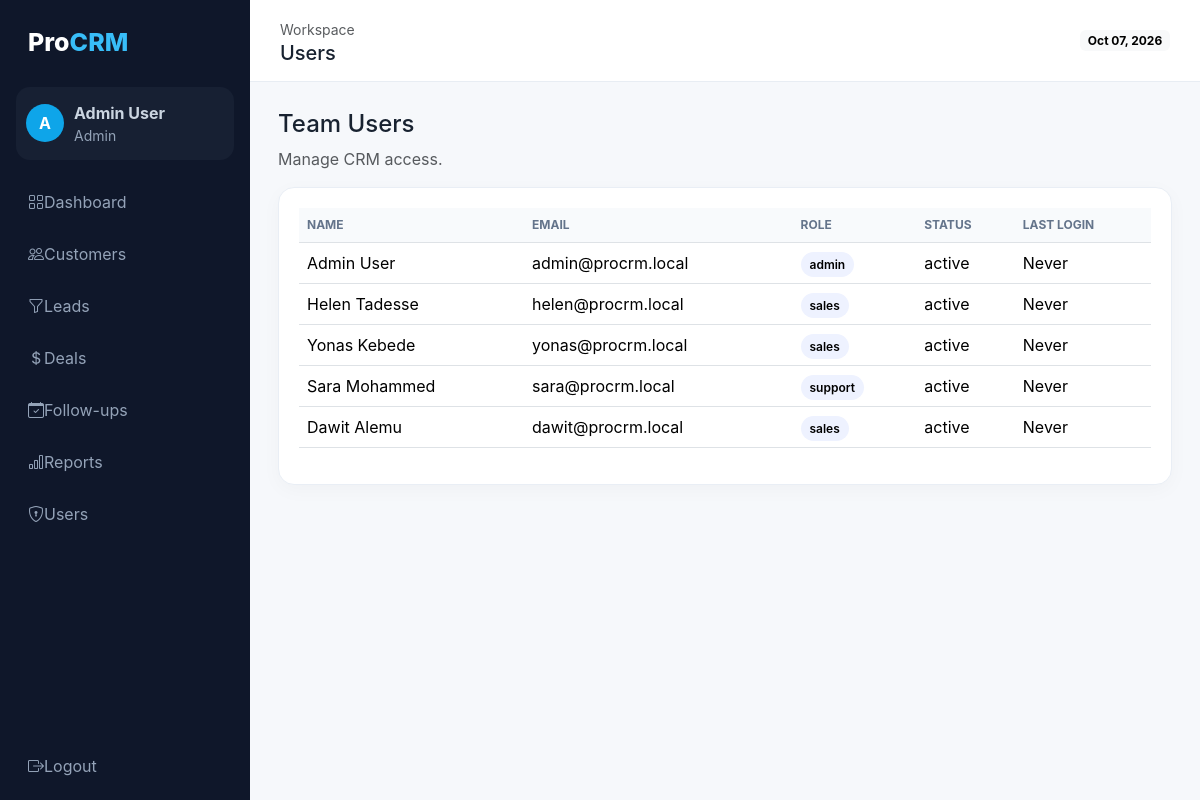
Screenshot of /users/index.php (signed in) with the database file from the repository.
### tables this page shows
CREATE TABLE users(
  id INT AUTO_INCREMENT PRIMARY KEY,
  name VARCHAR(120) NOT NULL,
  email VARCHAR(190) UNIQUE NOT NULL,
  password VARCHAR(255) NOT NULL,
  role ENUM('admin','sales','support') DEFAULT 'sales',
  status ENUM('active','inactive') DEFAULT 'active',
  last_login DATETIME NULL,
  created_at TIMESTAMP DEFAULT CURRENT_TIMESTAMP
);

### config/auth.php (called while the page is built, shortened)
<?php
function e($v){return htmlspecialchars((string)$v,ENT_QUOTES,'UTF-8');}
?>

### users/index.php (the view)
<?php require_once '../config/auth.php';require_admin();$page_title='Users';$base='../';$rows=$pdo->query('SELECT id,name,email,role,status,last_login,created_at FROM users ORDER BY created_at DESC')->fetchAll();include '../partials/header.php';?><div class="mb-3"><h4>Team Users</h4><p class="text-muted">Manage CRM access.</p></div><div class="cardx table-responsive"><table class="table"><thead><tr><th>Name</th><th>Email</th><th>Role</th><th>Status</th><th>Last login</th></tr></thead><tbody><?php foreach($rows as $r):?><tr><td><?=e($r['name'])?></td><td><?=e($r['email'])?></td><td><span class="status"><?=e($r['role'])?></span></td><td><?=e($r['status'])?></td><td><?=e($r['last_login']??'Never')?></td></tr><?php endforeach;?></tbody></table></div><?php include '../partials/footer.php';?>

### assets/css/style.css (style rules this page uses)
body { font-family:Inter,system-ui;background:#f6f8fb;color:#182230 }
.cardx { background:#fff;border:1px solid #e9eef5;border-radius:16px;padding:20px;box-shadow:0 5px 20px #0f172a08 }
.table thead th { font-size:12px;text-transform:uppercase;color:#64748b;background:#f8fafc }
.table td { vertical-align:middle }
.status { padding:5px 9px;border-radius:20px;font-size:12px;font-weight:600;background:#eef2ff }

### rows the page displays
users: name "Admin User", email "admin@procrm.local", role "admin", status "active", last_login "Never"
users: name "Helen Tadesse", email "helen@procrm.local", role "sales", status "active", last_login "Never"
users: name "Yonas Kebede", email "yonas@procrm.local", role "sales", status "active", last_login "Never"
users: name "Sara Mohammed", email "sara@procrm.local", role "support", status "active", last_login "Never"
users: name "Dawit Alemu", email "dawit@procrm.local", role "sales", status "active", last_login "Never"

### other values shown
substr($_SESSION['name'],0,1) "A"
$_SESSION['name'] "Admin User"
$_SESSION['role'] "Admin"
$page_title "Users"
